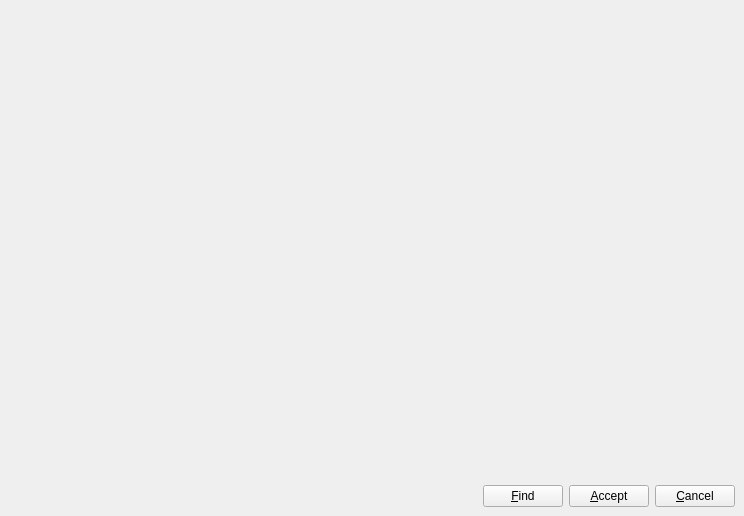
<?xml version="1.0" encoding="UTF-8"?>
<ui version="4.0">
 <class>SearchWidget</class>
 <widget class="QWidget" name="SearchWidget">
  <property name="geometry">
   <rect>
    <x>0</x>
    <y>0</y>
    <width>744</width>
    <height>516</height>
   </rect>
  </property>
  <property name="windowTitle">
   <string>Search</string>
  </property>
  <layout class="QVBoxLayout">
   <property name="spacing">
    <number>6</number>
   </property>
   <property name="margin">
    <number>9</number>
   </property>
   <item>
    <widget class="SearchFormWidget" name="form" native="true">
     <property name="focusPolicy">
      <enum>Qt::TabFocus</enum>
     </property>
    </widget>
   </item>
   <item>
    <widget class="Screen" name="screen" native="true">
     <property name="sizePolicy">
      <sizepolicy hsizetype="Expanding" vsizetype="Expanding">
       <horstretch>0</horstretch>
       <verstretch>0</verstretch>
      </sizepolicy>
     </property>
     <property name="focusPolicy">
      <enum>Qt::TabFocus</enum>
     </property>
    </widget>
   </item>
   <item>
    <layout class="QHBoxLayout">
     <property name="spacing">
      <number>6</number>
     </property>
     <property name="margin">
      <number>0</number>
     </property>
     <item>
      <spacer>
       <property name="orientation">
        <enum>Qt::Horizontal</enum>
       </property>
       <property name="sizeHint" stdset="0">
        <size>
         <width>40</width>
         <height>20</height>
        </size>
       </property>
      </spacer>
     </item>
     <item>
      <layout class="QHBoxLayout">
       <property name="spacing">
        <number>6</number>
       </property>
       <property name="margin">
        <number>0</number>
       </property>
       <item>
        <widget class="QPushButton" name="pushFind">
         <property name="text">
          <string>&amp;Find</string>
         </property>
         <property name="icon">
          <iconset resource="common.qrc">
           <normaloff>:/images/find.png</normaloff>:/images/find.png</iconset>
         </property>
        </widget>
       </item>
       <item>
        <widget class="QPushButton" name="pushAccept">
         <property name="text">
          <string>&amp;Accept</string>
         </property>
         <property name="icon">
          <iconset resource="common.qrc">
           <normaloff>:/images/ok.png</normaloff>:/images/ok.png</iconset>
         </property>
        </widget>
       </item>
       <item>
        <widget class="QPushButton" name="pushCancel">
         <property name="text">
          <string>&amp;Cancel</string>
         </property>
         <property name="icon">
          <iconset resource="common.qrc">
           <normaloff>:/images/cancel.png</normaloff>:/images/cancel.png</iconset>
         </property>
         <property name="shortcut">
          <string>Esc</string>
         </property>
        </widget>
       </item>
      </layout>
     </item>
    </layout>
   </item>
  </layout>
 </widget>
 <customwidgets>
  <customwidget>
   <class>SearchFormWidget</class>
   <extends>QWidget</extends>
   <header>Koo.Search</header>
   <container>1</container>
  </customwidget>
  <customwidget>
   <class>Screen</class>
   <extends>QWidget</extends>
   <header>Koo.Screen.Screen</header>
   <container>1</container>
  </customwidget>
 </customwidgets>
 <resources>
  <include location="common.qrc"/>
 </resources>
 <connections/>
</ui>
